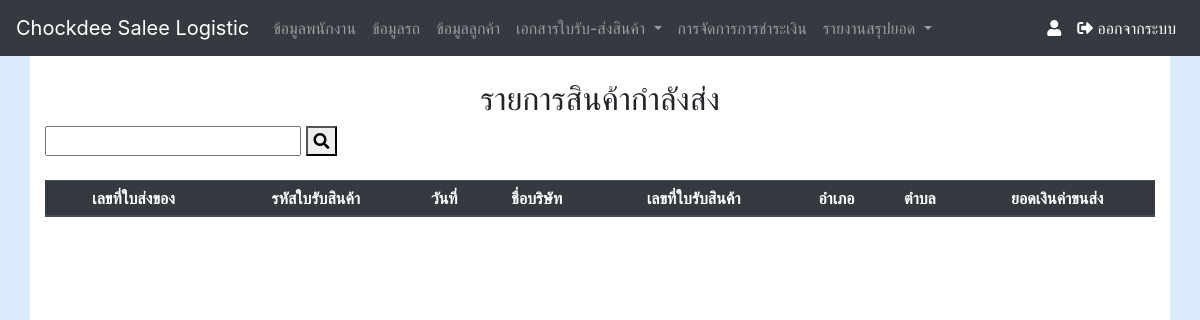
Page /sending_show.php on the earlier database version.
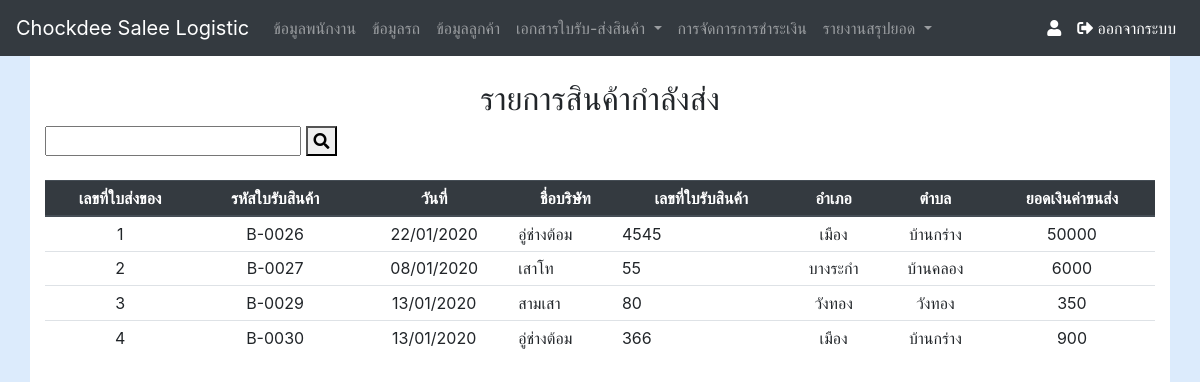
Same page on the later database version.
### tables this page shows
CREATE TABLE `tb_waybill` (
  `wb_id` int(10) NOT NULL COMMENT 'auto',
  `wb_nbook` varchar(8) NOT NULL COMMENT 'เล่มที่',
  `wb_date` varchar(50) NOT NULL COMMENT 'วันที่',
  `wb_money` float NOT NULL COMMENT 'จำนวนเงิน',
  `wb_payment` enum('ยังไม่ได้ชำระ','ชำระแล้ว') NOT NULL COMMENT 'สถานะ',
  `wb_img` varchar(100) NOT NULL COMMENT 'รูปภาพ',
  `wb_nber` varchar(10) NOT NULL COMMENT 'เลขที่',
  `customer_id` varchar(10) NOT NULL COMMENT 'เรียกใช้มาจากตารางลูกค้า',
  `car_id` int(5) NOT NULL COMMENT 'เรียกใช้มาจากตารางข้อมูลรถ',
  `wb_id_set` varchar(8) DEFAULT NULL,
  `tb_inv_status` int(11) NOT NULL,
  `staff_id` int(11) NOT NULL
);

CREATE TABLE `tb_inv_wb` (
  `tiw_id` int(11) NOT NULL,
  `tiw_wb_id` int(11) NOT NULL,
  `tiw_date` datetime NOT NULL DEFAULT CURRENT_TIMESTAMP,
  `tiw_money` int(11) NOT NULL DEFAULT '0',
  `tiw_payment_status` varchar(20) NOT NULL DEFAULT 'ค้างชำระ'
);

CREATE TABLE `tb_customer` (
  `cus_id` int(5) NOT NULL COMMENT 'รหัสลูกค้า',
  `customer_id` varchar(10) NOT NULL,
  `cus_compan` varchar(40) NOT NULL COMMENT 'ชื่อบริษัท',
  `cus_house` varchar(8) NOT NULL COMMENT 'บ้านเลขที่',
  `cus_vill` int(5) NOT NULL COMMENT 'หมู่ที่',
  `cus_sub` varchar(20) NOT NULL COMMENT 'ตำบล',
  `cus_area` varchar(20) NOT NULL COMMENT 'อำเภอ',
  `cus_pro` varchar(20) NOT NULL COMMENT 'จังหวัด',
  `cus_pos` varchar(5) NOT NULL COMMENT 'รหัสไปรษณีย์',
  `cus_tle` varchar(10) NOT NULL COMMENT 'เบอร์โทรศัพท์',
  `cus_tin` varchar(13) NOT NULL COMMENT 'เลขประจำตัวผู้เสียภาษี'
);

### sending_show.php (the view, shortened to what this page needs)
<?php require_once('nevbar.php');
 require_once('Connections/myconnect.php');
$query_waybill = "SELECT * FROM tb_waybill
LEFT JOIN tb_customer
ON tb_waybill.customer_id = tb_customer.cus_id
LEFT JOIN tb_car
ON tb_waybill.car_id = tb_car.car_id
WHERE tb_inv_status=1 and (tb_customer.cus_sub LIKE '%".$_GET["txtKeyword"]."%' or cus_compan LIKE '%".$_GET["txtKeyword"]."%' or tb_customer.cus_area LIKE '%".$_GET["txtKeyword"]."%' or wb_payment LIKE '%".$_GET["txtKeyword"]."%' )
ORDER BY wb_id";
$waybill = mysql_query($query_waybill, $myconnect) or die(mysql_error());
?>
<!DOCTYPE html
    PUBLIC "-//W3C//DTD XHTML 1.0 Transitional//EN" "http://www.w3.org/TR/xhtml1/DTD/xhtml1-transitional.dtd">
<html xmlns="http://www.w3.org/1999/xhtml">
<head>
    <link rel="stylesheet" href="css/custom.css" />
</head>
<body>
    <div class="container">
        <br />
        <h2 align="center">รายการสินค้ากำลังส่ง</h2>
        <div class="row">
            <div class="col-sm-6">
                <form name="frmSearch" method="get" action="<?php echo $_SERVER['SCRIPT_NAME'];?>">
                    <input name="txtKeyword" type="text" id="txtKeyword" value="<?php echo $_GET["txtKeyword"];?>">
                    <button type="submit"><i class="fa fa-search"></i></button>
                </form>
            </div>
            <div class="col-sm-6 ">
            </div>
        </div>
        <br />
        <div class="table-responsive">
            <table class="table table-hover table-sm">
                <thead class="thead-dark">
                    <tr>
                        <th>
                            <div align="center">เลขที่ใบส่งของ</div>
                        </th>
                        <th>
                            <div align="center">รหัสใบรับสินค้า</div>
                        </th>
                        <th>
                            <div align="center">วันที่</div>
                        </th>
                        <th>
                            <div align="center">ชื่อบริษัท</div>
                        </th>
                        <th>
                            <div align="center">เลขที่ใบรับสินค้า</div>
                        </th>
                        <th>
                            <div align="center">อำเภอ</div>
                        </th>
                        <th>
                            <div align="center">ตำบล</div>
                        </th>
                        <th>
                            <div align="center">ยอดเงินค่าขนส่ง</div>
                        </th>
                    </tr>
                </thead>
                <tbody>
                    <?php while($row_waybill = mysql_fetch_array($waybill)) {
                    $inv_detail = $row_waybill["wb_id"];
                            $query_data_tiw_wb_id = "SELECT * FROM tb_inv_wb
                            WHERE `tiw_wb_id` IN ($inv_detail)";
                            $tiw_id = mysql_query($query_data_tiw_wb_id, $myconnect) or die(mysql_error());
                            ?>
                    <tr>
                        <td>
                            <div align="center"><?php echo mysql_fetch_array($tiw_id)[0] ?>
                            </div>
                        </td>
                        <td height="33">
                            <div align="center"><?php echo $row_waybill["wb_id_set"]; ?></div>
                        </td>
                        <td>
                            <div align="center">
                                <?php $date=date_create($row_waybill['wb_date']); echo date_format($date,"d/m/Y"); ?>
                        </td>
                        <td>
                            <div><?php echo $row_waybill['cus_compan']; ?></div>
                        </td>
                        <td>
                            <div><?php echo $row_waybill['wb_nbook']; ?></div>
                        </td>
                        <td>
                            <div align="center"><?php echo $row_waybill['cus_area']; ?></div>
                        </td>
                        <td>
                            <div align="center"><?php echo $row_waybill['cus_sub']; ?></div>
                        </td>
                        <td>
                            <div align="center"><?php echo $row_waybill['wb_money']; ?></div>
                        </td>
                    </tr>
                    <? } mysql_free_result($waybill); ?>
                </tbody>
            </table>
        </div>
    </div>
</body>
</html>

Differences in the rows shown:
now on this page (row edited): tb_waybill: tb_inv_wb.tiw_id "1", wb_id_set "B-0026", wb_date "22/01/2020", customer.cus_compan "อู่ช่างต้อม", wb_nbook "4545", customer.cus_area "เมือง", customer.cus_sub "บ้านกร่าง", wb_money "50000"
now on this page (row edited): tb_waybill: tb_inv_wb.tiw_id "2", wb_id_set "B-0027", wb_date "08/01/2020", customer.cus_compan "เสาโท", wb_nbook "55", customer.cus_area "บางระกำ", customer.cus_sub "บ้านคลอง", wb_money "6000"
now on this page (row edited): tb_waybill: tb_inv_wb.tiw_id "3", wb_id_set "B-0029", wb_date "13/01/2020", customer.cus_compan "สามเสา", wb_nbook "80", customer.cus_area "วังทอง", customer.cus_sub "วังทอง", wb_money "350"
now on this page (row edited): tb_waybill: tb_inv_wb.tiw_id "4", wb_id_set "B-0030", wb_date "13/01/2020", customer.cus_compan "อู่ช่างต้อม", wb_nbook "366", customer.cus_area "เมือง", customer.cus_sub "บ้านกร่าง", wb_money "900"
